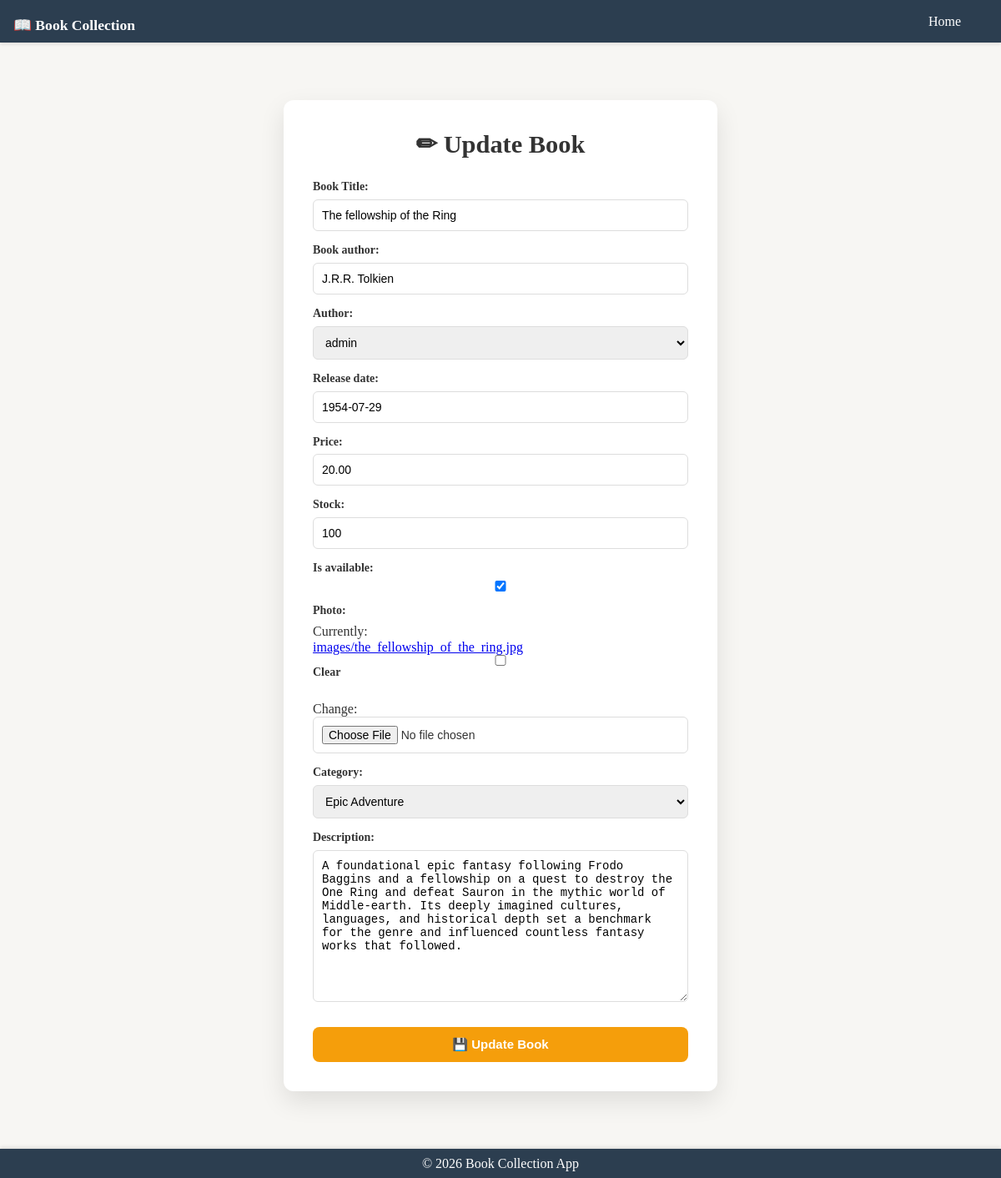
The page /home/manage_book/3/update_book/ on the database its author committed.
### books/models.py (models this page shows, shortened)
class Book(models.Model):
    title = models.CharField(max_length=40, verbose_name="Book Title")
    book_author = models.CharField(max_length=30, verbose_name="Book author", blank=True)
    author = models.ForeignKey(User, on_delete=models.SET_NULL, null=True)
    published_at = models.DateField(verbose_name='release date')
    price = models.DecimalField(max_digits=8, decimal_places=2, validators=[MinValueValidator(0)])
    stock = models.PositiveIntegerField()
    is_available = models.BooleanField(default=True)
    photo = models.ImageField(upload_to="images/", blank=True, null=True)
    category = models.ForeignKey(
        Category,
        on_delete=models.CASCADE,
        related_name="books",
        null=True,
        blank=True
    )
    description = models.TextField(blank=True)
    DEFAULT_IMAGE = "/static/default_image.svg"

### books/views.py (the view, shortened to what this page needs)
# urls.py: path('manage_book/<int:pk>/update_book/', BookUpdateView.as_view(), name="update_book"),
class BookUpdateView(UpdateView):
    model = Book
    fields = "__all__"
    template_name_suffix = "_update_form"
    template_name = "book_update.html"

### books/models.py (called while the page is built)
    def __str__(self) -> str:
        return self.name

### books/templates/book_update.html (shortened to what this page needs)
{% extends "base.html" %}
{% block content %}
    <section class="update-book-wrapper">
        <div class="update-book-card">
            <h2 class="update-book-title">
                ✏ Update Book
            </h2>
            <form method="post" class="update-book-form" enctype="multipart/form-data">
                {{ form.as_p }}
                <button type="submit" class="update-book-submit">
                    💾 Update Book
                </button>
            </form>
        </div>
    </section>
{% endblock %}

### books/static/book_app_style.css (style rules this page uses)
* { margin: 0; padding: 0; box-sizing: border-box; }
body { font-family: 'Georgia', 'Times New Roman', serif; line-height: 1.2; background-color: #f7f6f3; color: #333; min-height: 100vh; display: flex; flex-direction: column; }
.update-book-wrapper { display: flex; justify-content: center; align-items: center; padding: 40px 20px; }
.update-book-card { width: 100%; max-width: 520px; background: white; padding: 35px; border-radius: 12px; box-shadow: 0 12px 30px rgba(0, 0, 0, 0.1); }
.update-book-title { text-align: center; font-size: 1.9rem; margin-bottom: 25px; }
.update-book-form p { display: flex; flex-direction: column; margin-bottom: 15px; }
.update-book-form label { font-size: 14px; font-weight: 600; margin-bottom: 6px; }
.update-book-form input, .update-book-form textarea, .update-book-form select { padding: 10px; border-radius: 6px; border: 1px solid #ddd; font-size: 14px; transition: 0.2s; }
.update-book-form textarea { min-height: 90px; resize: vertical; }
.update-book-submit { width: 100%; margin-top: 15px; padding: 12px; border: none; border-radius: 8px; background: #f59e0b; color: white; font-weight: 600; font-size: 15px; cursor: pointer; transition: 0.3s; }

### rows shown on the page
Book: title "The fellowship of the Ring", book_author "J.R.R. Tolkien", author "admin", published_at "1954-07-29", price "20.00", stock "100", is_available "☑", category "Epic Adventure", description "A foundational epic fantasy following Frodo Baggins and a fellowship on a quest to destroy the One Ring and defeat Sauron in the mythic world of Middle‑earth. Its deeply imagined cultures, languages, and historical depth set a benchmark for the genre and influenced countless fantasy works that followed."
